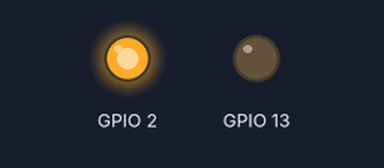
The sketch below on a simulated ESP32. Parts: output pins drawn as LEDs (lit = HIGH). WiFi joins after 1.5 s; servers stay silent unless stated; random numbers use the default seed unless the sketch sets one; what the sketch prints to the serial monitor is not drawn.

Above: at 1.74 s.
At 7.1 s:
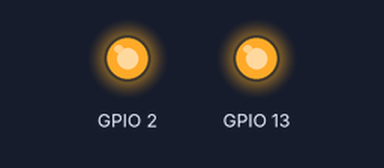
Timing chart, 0 to 8.1 s (numbered marks = the images above):
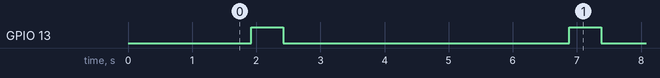

Measured:
- by itself, GPIO 13: alternates HIGH for 0.50 s and LOW for 4.5 s

The sketch:

FIREBASE_EXAMPLE.ino
```cpp
#include <WiFi.h>
#include <Firebase_ESP_Client.h>
#include "addons/TokenHelper.h"
#include "addons/RTDBHelper.h"

#define WIFI_SSID "SEWAC"
#define WIFI_PASSWORD "EcoparadigM"
#define API_KEY "AIzaSyD5xAF322fOaupEmXAPbKN-5z-2Tw452j4"
#define DATABASE_URL "https://test-4a12b-default-rtdb.firebaseio.com/"

FirebaseData fbdo;
FirebaseAuth auth;
FirebaseConfig config;

unsigned long sendDataPrevMillis = 0;
const long sendDataIntervalMillis = 5000;
bool signupOK = false;
float store_random_Float_Val;
int store_random_Int_Val;

void setup() {
  Serial.begin(9600);
  pinMode(2, OUTPUT);
  pinMode(13, OUTPUT);
  WiFi.mode(WIFI_STA);
  WiFi.begin(WIFI_SSID, WIFI_PASSWORD);
  while (WiFi.status() != WL_CONNECTED){
    Serial.print(".");
    digitalWrite(2, LOW);
  }
  digitalWrite(2, HIGH);
  Serial.println();
  Serial.print("Connected to WIFI: ");
  Serial.println(WIFI_SSID);
  Serial.print("IP : ");
  Serial.println(WiFi.localIP());
  config.api_key = API_KEY;
  config.database_url = DATABASE_URL;
  Serial.print("Firebase Connection: ");
  if (Firebase.signUp(&config, &auth, "", "")){
    Serial.println("ok");
    signupOK = true;
  }
  else{
    Serial.printf("%s\n", config.signer.signupError.message.c_str());
  }
  config.token_status_callback = tokenStatusCallback;
  Firebase.begin(&config, &auth);
  Firebase.reconnectWiFi(true);
}
void loop() {

  if (Firebase.ready() && signupOK && (millis() - sendDataPrevMillis > sendDataIntervalMillis || sendDataPrevMillis == 0)){
    sendDataPrevMillis = millis();
    int randNumber = random(15, 40);
    float f = (float)randNumber / 1.01;
    int i = (int(f*100));
    store_random_Float_Val = float(i) / 100;
    store_random_Int_Val = random(10, 99);
    Serial.print("Random Float_Val : ");
    Serial.println(store_random_Float_Val);
    Serial.print("Random Int_Val : ");
    Serial.println(store_random_Int_Val);
    if (Firebase.RTDB.setFloat(&fbdo, "Test/random_Float_Val", store_random_Float_Val)) {
      Serial.println("PATH: " + fbdo.dataPath());
      Serial.println("TYPE: " + fbdo.dataType());
    }
    else {
      Serial.println("FAILED");
      Serial.println("REASON: " + fbdo.errorReason());
    }
    if (Firebase.RTDB.setInt(&fbdo, "Test/my_Int_Val", store_random_Int_Val)){
      Serial.println("PATH: " + fbdo.dataPath());
      Serial.println("TYPE: " + fbdo.dataType());
    }
    else {
      Serial.println("FAILED");
      Serial.println("REASON: " + fbdo.errorReason());
    }
    digitalWrite(13, HIGH);
    delay(500);
    digitalWrite(13, LOW);
  }
}
```
